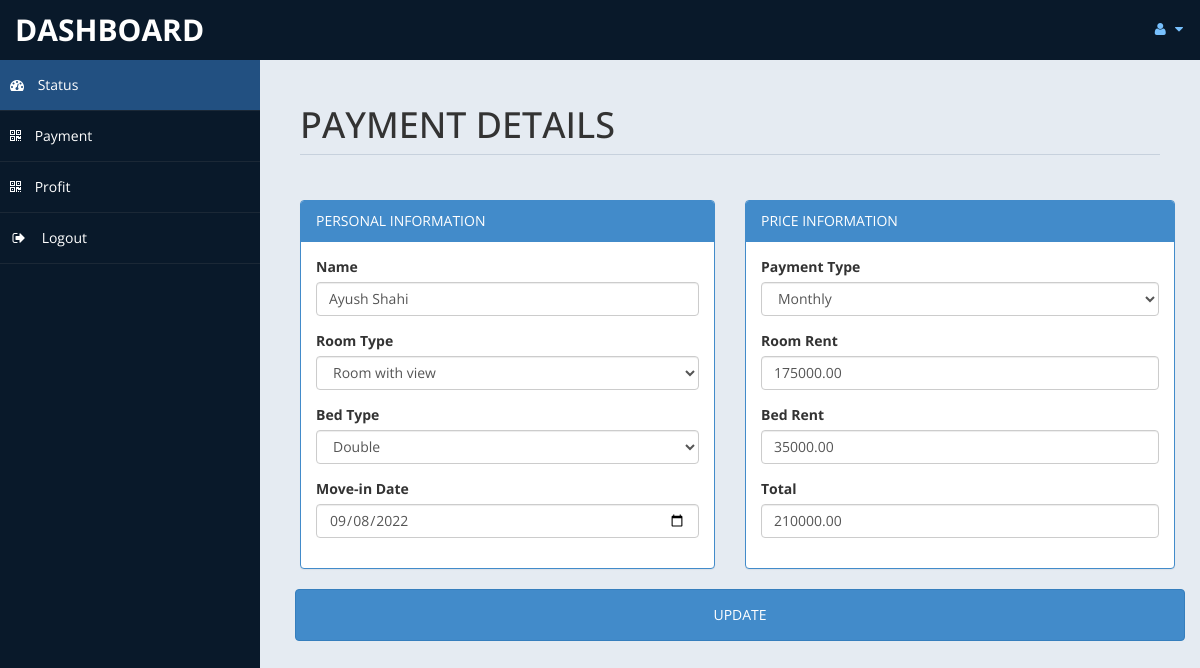
/TCH/admin/edit.php?pid=1 (signed in), run on the app's committed database.
### tables this page shows
CREATE TABLE `payment` (
  `p-id` int(11) NOT NULL,
  `id` int(10) NOT NULL,
  `title` varchar(5) DEFAULT NULL,
  `fname` varchar(30) DEFAULT NULL,
  `lname` varchar(30) DEFAULT NULL,
  `troom` varchar(30) DEFAULT NULL,
  `tbed` varchar(30) DEFAULT NULL,
  `people` int(11) DEFAULT NULL,
  `min` date DEFAULT NULL,
  `room` double(8,2) DEFAULT NULL,
  `fintot` double(8,2) DEFAULT NULL,
  `bed` double(8,2) DEFAULT NULL,
  `payment` varchar(30) DEFAULT NULL,
  `noofdays` int(11) DEFAULT NULL
);

### TCH/admin/edit.php (the view, shortened to what this page needs)
<!DOCTYPE html>
<html xmlns="http://www.w3.org/1999/xhtml">
<head>
    <link href="assets/css/bootstrap.css" rel="stylesheet" />
    <link href="assets/css/font-awesome.css" rel="stylesheet" />
    <link href="assets/css/custom-styles.css" rel="stylesheet" />
</head>
<body>
    <div id="wrapper">
        <nav class="navbar navbar-default top-navbar" role="navigation">
            <div class="navbar-header">
                <a class="navbar-brand" href="home.php"> Dashboard </a>
            </div>
            <ul class="nav navbar-top-links navbar-right">
                <li class="dropdown">
                    <a class="dropdown-toggle" data-toggle="dropdown" href="#" aria-expanded="false">
                        <i class="fa fa-user fa-fw"></i> <i class="fa fa-caret-down"></i>
                    </a>
                </li>
            </ul>
        </nav>
        <nav class="navbar-default navbar-side" role="navigation">
            <div class="sidebar-collapse">
                <ul class="nav" id="main-menu">
                    <li>
                        <a class="active-menu" href="home.php"><i class="fa fa-dashboard"></i> Status</a>
                    </li>
                    <li>
                        <a href="payment.php"><i class="fa fa-qrcode"></i> Payment</a>
                    </li>
                    <li>
                        <a href="profit.php"><i class="fa fa-qrcode"></i> Profit</a>
                    </li>
                    <li>
                        <a href="logout.php"><i class="fa fa-sign-out fa-fw"></i> Logout</a>
                    </li>
                </ul>
            </div>
        </nav>
        <div id="page-wrapper">
            <div id="page-inner">
                <div class="row">
                    <div class="col-md-12">
                        <h1 class="page-header">
                            PAYMENT DETAILS <small></small>
                        </h1>
                    </div>
                </div>
                <div class="row">
                    <div class="col-md-6 col-sm-6">
                        <div class="panel panel-primary">
                            <div class="panel-heading">
                                PERSONAL INFORMATION
                            </div>
                            <?php
                                $id = $_GET['pid'];
                                include ('db.php');
                                $sql = "SELECT * FROM `payment` WHERE id='$id'";
                                $re = mysqli_query($con,$sql);
                                $p_row = mysqli_fetch_assoc($re);
                            ?>
                            <div class="panel-body">
                                <form name="form" method="post" action="editPayment.php" id="sbumit_one">
                                    <div class="form-group">
                                        <label>Name</label>
                                        <input type="text" name="name" class="form-control" value="<?php echo $p_row['fname'],""." ".$p_row['lname']; ?>" />
                                    </div>
                                    <div class="form-group">
                                        <label>Room Type</label>
                                        <select name="room" class="form-control" required>
                                            <option value="Room with view"
                                            <?php
                                        if($p_row['troom'] == 'Room with view'){
                                          echo "Selected";
                                        }
                                        ?>
                                            >Room with view</option>
                                        </select>
                                    </div>
                                    <div class="form-group">
                                        <label>Bed Type</label>
                                        <select name="bed" class="form-control" required>
                                            <option value="Double"
                                            <?php
                                        if( $p_row['tbed'] == 'Double' ){
                                            echo "Selected";
                                        }
                                        ?>
                                            >Double</option>
                                        </select>
                                    </div>
                                    <div class="form-group">
                                        <label>Move-in Date</label>
                                        <input name="date" type="date" class="form-control" value="<?php echo $p_row['min']; ?>" required>
                                    </div>
                            </div>
                        </div>
                    </div>
                    <div class="row">
                        <div class="col-md-6 col-sm-6">
                            <div class="panel panel-primary">
                                <div class="panel-heading">
                                    PRICE INFORMATION
                                </div>
                                <div class="panel-body">
                                        <div class="form-group">
                                            <label>Payment Type</label>
                                            <select name="payment" class="form-control" required>
                                                <option value="Monthly"
                                                <?php
                                            if($p_row['payment'] =='Monthly'){
                                                echo "Selected";
                                            }
                                            ?>
                                                >Monthly</option>
                                            </select>
                                        </div>
                                        <div class="form-group">
                                            <label>Room Rent</label>
                                            <input name="rent" type="text" class="form-control" required value="<?php echo $p_row['room']; ?>">
                                        </div>
                                        <div class="form-group">
                                            <label>Bed Rent</label>
                                            <input name="bedrent" type="text" class="form-control" required value="<?php echo $p_row['bed']; ?>">
                                        </div>
                                        <div class="form-group">
                                            <label>Total</label>
                                            <input name="total" type="text" class="form-control" required value="<?php echo $p_row['fintot']; ?>">
                                        </div>
                                </div>
                            </div>
                        </div>
                        <div class="col-md-12 col-sm-12">
                            <div class="">
                                <input type="submit" value="UPDATE"  class="btn btn-primary" style="padding-left:200px;padding-right:200px;margin-left:10px;">
                            </div>
                        </div>
                    </div>

### TCH/admin/assets/css/custom-styles.css (style rules this page uses)
body { font-family: 'Open Sans', sans-serif; }
#wrapper { width: 100%; background:#09192A; }
#page-wrapper { padding: 15px 15px; min-height: 600px; background:#E5EBF2; }
#page-inner { width:100%; margin:10px 20px 10px 0px; background-color:transparent; padding:10px; min-height:1200px; }
h1, .h1, h2, .h2, h3, .h3 { margin-top: 7px; margin-bottom: -5px; }
.page-header { padding-bottom: 9px; margin: 10px 0 45px; border-bottom: 1px solid #C7D1DD; }
.top-navbar { margin:0px; }
.top-navbar .navbar-brand { color: #fff; width: 260px; text-align: left; height: 60px; font-size: 30px; font-weight: 700; text-transform: uppercase; line-height: 30px; }
.top-navbar .nav > li { position: relative; display: inline-block; }
.top-navbar .nav > li > a { position: relative; display: block; padding: 19px 15px; color: #77C0FD; }
.active-menu { background-color:#225081!important; }
.sidebar-collapse , .sidebar-collapse .nav { background:none; }
.sidebar-collapse .nav { padding:0; }
.sidebar-collapse .nav > li > a { color:#fff; background:transparent; text-shadow:none; }
.sidebar-collapse > .nav > li > a { padding:15px 10px; }
.sidebar-collapse > .nav > li { border-bottom: 1px solid rgba(107, 108, 109, 0.19); }
.navbar-side { border:none; background-color: transparent; }
.top-navbar { background:#09192A; border-bottom:none; }
.top-navbar .nav > li > a > i { margin-right: 2px; }
.navbar-default { border:0px solid black; }
.navbar-header { background: #09192A; }
.nav > li > a > i { margin-right:10px; }
@media (min-width:768px) { #page-wrapper { margin: 0 0 0 260px; padding: 15px 30px; min-height: 1200px; } }
@media (min-width:768px) { .navbar-side { z-index: 1; position: absolute; width: 260px; } }
@media (min-width:768px) { .navbar { border-radius: 0px; } }

### TCH/admin/edit.php (style rules this page uses)
input[type="submit"] { width: 100%; height: 100%; margin: 0; padding: 15px; }

### data on the page
payment: name "Ayush Shahi", date "09/08/2022", rent "175000.00", bedrent "35000.00", total "210000.00"
